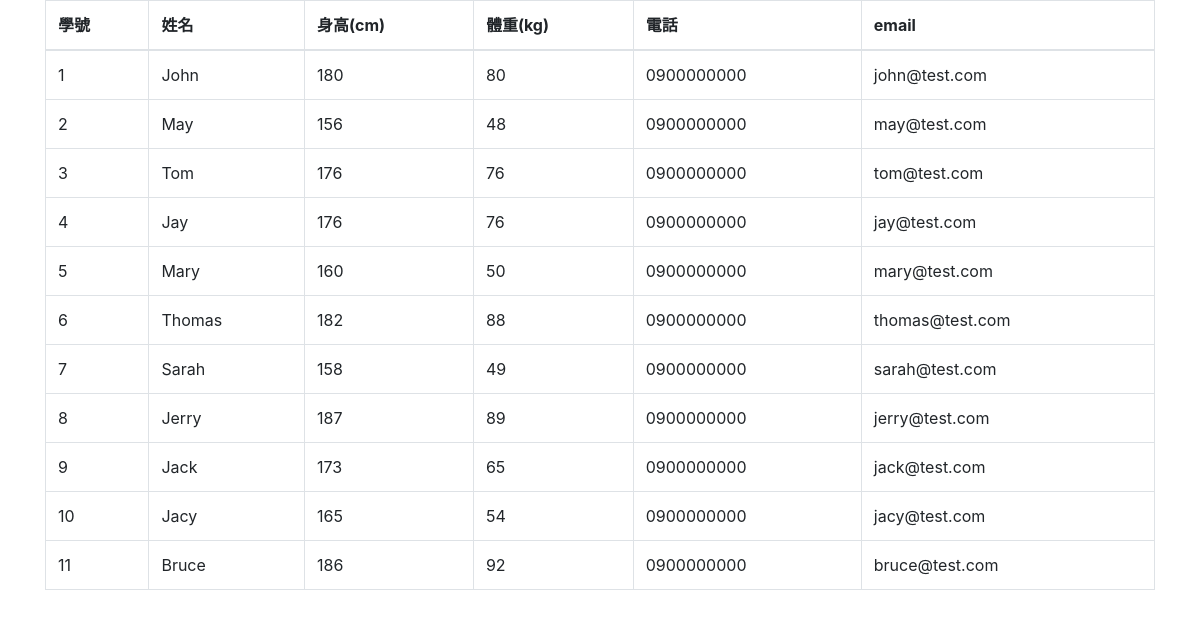
The page /20201103/user_data.php on the database its author committed.
### tables this page shows
CREATE TABLE `users` (
  `id` int(6) UNSIGNED NOT NULL,
  `height` float DEFAULT NULL,
  `weight` float DEFAULT NULL,
  `name` varchar(30) DEFAULT NULL,
  `phone` varchar(30) DEFAULT NULL,
  `email` varchar(50) DEFAULT NULL,
  `create_time` datetime DEFAULT NULL,
  `valid` tinyint(4) DEFAULT NULL,
  `birth_date` date DEFAULT NULL
);

### 20201103/user_data.php (the view, shortened to what this page needs)
<?php
require_once("../db_connect.php");
$sql = "SELECT * FROM users WHERE valid=1";
$result = $conn->query($sql);
?>
<!doctype html>
<html lang="en">
<head>
    <link rel="stylesheet" href="https://stackpath.bootstrapcdn.com/bootstrap/4.3.1/css/bootstrap.min.css">
</head>
<body>
    <div class="container">
        <table class="table table-bordered">
            <thead>
                <tr>
                    <th>學號</th>
                    <th>姓名</th>
                    <th>身高(cm)</th>
                    <th>體重(kg)</th>
                    <th>電話</th>
                    <th>email</th>
                </tr>
            </thead>
            <tbody>
                <?php
                if ($result->num_rows > 0) {
                    while ($row = $result->fetch_assoc()) { ?>
                        <tr>
                            <td><?= $row["id"] ?></td>
                            <td><?= $row["name"] ?></td>
                            <td><?= $row["height"] ?></td>
                            <td><?= $row["weight"] ?></td>
                            <td><?= $row["phone"] ?></td>
                            <td><?= $row["email"] ?></td>
                        <tr>
                    <?php  }
                }
                    ?>
            </tbody>
        </table>
    </div>
</body>
</html>

### rows shown on the page
users: id "1", name "John", height "180", weight "80", phone "0900000000", email "john@test.com"
users: id "2", name "May", height "156", weight "48", phone "0900000000", email "may@test.com"
users: id "3", name "Tom", height "176", weight "76", phone "0900000000", email "tom@test.com"
users: id "4", name "Jay", height "176", weight "76", phone "0900000000", email "jay@test.com"
users: id "5", name "Mary", height "160", weight "50", phone "0900000000", email "mary@test.com"
users: id "6", name "Thomas", height "182", weight "88", phone "0900000000", email "thomas@test.com"
users: id "7", name "Sarah", height "158", weight "49", phone "0900000000", email "sarah@test.com"
users: id "8", name "Jerry", height "187", weight "89", phone "0900000000", email "jerry@test.com"
users: id "9", name "Jack", height "173", weight "65", phone "0900000000", email "jack@test.com"
users: id "10", name "Jacy", height "165", weight "54", phone "0900000000", email "jacy@test.com"
users: id "11", name "Bruce", height "186", weight "92", phone "0900000000", email "bruce@test.com"
